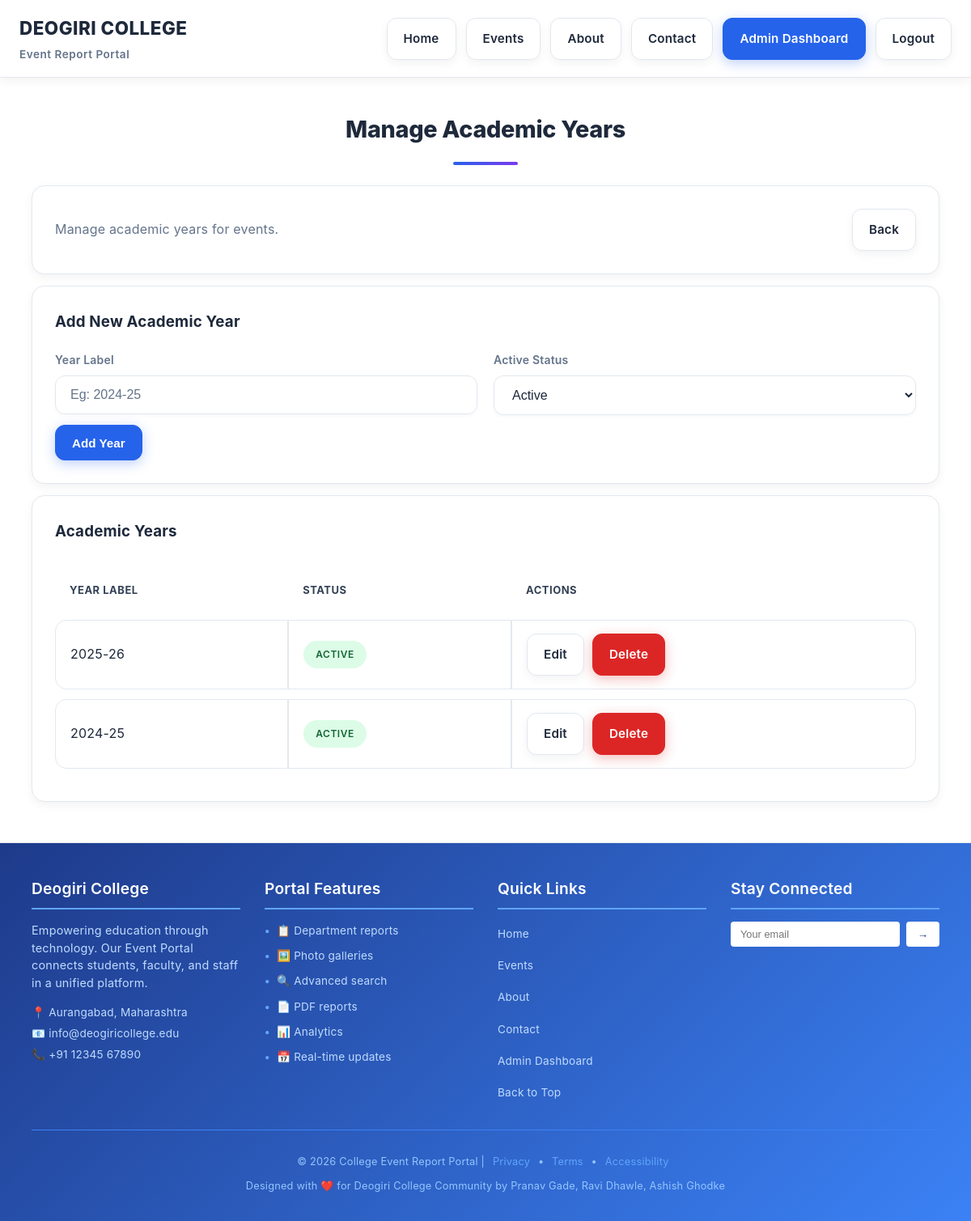
/admin/academic_years.php (signed in), run on the app's committed database.
### tables this page shows
CREATE TABLE IF NOT EXISTS academic_years (
  id INT AUTO_INCREMENT PRIMARY KEY,
  year_label VARCHAR(20) NOT NULL UNIQUE,
  is_active TINYINT(1) NOT NULL DEFAULT 1,
  created_at TIMESTAMP DEFAULT CURRENT_TIMESTAMP
);

### includes/db.php (called while the page is built, shortened)
<?php
function db(): PDO
{
    static $pdo = null;
    $dbCandidates = array_values(array_unique([
        DB_NAME,
        'event_portal',
        'event_report',
    ]));
    foreach ($dbCandidates as $dbName) {
        try {
            $dsn = 'mysql:host=' . DB_HOST . ';dbname=' . $dbName . ';charset=utf8mb4';
            $pdo = new PDO($dsn, DB_USER, DB_PASS, [
                PDO::ATTR_ERRMODE => PDO::ERRMODE_EXCEPTION,
                PDO::ATTR_DEFAULT_FETCH_MODE => PDO::FETCH_ASSOC,
                PDO::ATTR_EMULATE_PREPARES => false,
            ]);
            $hasEvents = $pdo->query("SHOW TABLES LIKE 'events'")->fetch();
            break;
        } catch (PDOException $e) {
            $lastError = $e;
            $pdo = null;
        }
    }
    try {
        $col = $pdo->query("SHOW COLUMNS FROM events LIKE 'featured'")->fetch();
    } catch (Throwable $e) {
    }
    try {
        $col = $pdo->query("SHOW COLUMNS FROM event_photos LIKE 'caption'")->fetch();
    } catch (Throwable $e) {
    }
    try {
        $pdo->exec(
            "CREATE TABLE IF NOT EXISTS attendance_photos (
              id INT AUTO_INCREMENT PRIMARY KEY,
              event_id INT NOT NULL,
              file_name VARCHAR(255) NOT NULL,
              file_path VARCHAR(500) NOT NULL,
              uploaded_at TIMESTAMP DEFAULT CURRENT_TIMESTAMP,
              CONSTRAINT fk_attendance_event FOREIGN KEY (event_id) REFERENCES events(id) ON DELETE CASCADE,
              UNIQUE KEY uq_attendance_event (event_id)
            )"
        );
    } catch (Throwable $e) {
    }
    return $pdo;
}
function h(?string $value): string
{
    return htmlspecialchars((string)$value, ENT_QUOTES, 'UTF-8');
}

### admin/academic_years.php (the view, shortened to what this page needs)
<?php
require_once __DIR__ . '/../includes/header.php';
$years = db()->query('SELECT * FROM academic_years ORDER BY year_label DESC')->fetchAll();
?>
<h2 class="section-title">Manage Academic Years</h2>
<section class="card">
    <div style="display:flex;gap:10px;flex-wrap:wrap;align-items:center;justify-content:space-between">
        <div class="muted">Manage academic years for events.</div>
        <div style="display:flex;gap:10px;flex-wrap:wrap">
            <a class="btn" href="<?php echo BASE_URL; ?>/admin/dashboard.php">Back</a>
        </div>
    </div>
</section>
<section class="card" style="margin-top:14px">
    <h3 style="margin-top:0">Add New Academic Year</h3>
    <form method="post">
        <div class="grid">
            <div class="field" style="grid-column: span 6">
                <label>Year Label</label>
                <input class="input" name="year_label" placeholder="Eg: 2024-25" required />
            </div>
            <div class="field" style="grid-column: span 6">
                <label>Active Status</label>
                <select name="is_active" class="input">
                    <option value="1">Active</option>
                </select>
            </div>
        </div>
        <div style="margin-top:12px">
            <button class="btn primary" type="submit" name="add_year">Add Year</button>
        </div>
    </form>
</section>
<section class="card" style="margin-top:14px">
    <h3 style="margin-top:0">Academic Years</h3>
    <table class="table">
        <thead>
            <tr>
                <th>Year Label</th>
                <th>Status</th>
                <th>Actions</th>
            </tr>
        </thead>
        <tbody>
            <?php foreach ($years as $year): ?>
                <tr>
                    <td><?php echo h($year['year_label']); ?></td>
                    <td>
                        <?php if ($year['is_active']): ?>
                            <span class="badge" style="background:#dcfce7;color:#166534;">Active</span>
                        <?php else: ?>
                            <span class="badge" style="background:#fee2e2;color:#b91c1c;">Inactive</span>
                        <?php endif; ?>
                    </td>
                    <td style="display:flex;gap:10px;flex-wrap:wrap">
                        <a class="btn" href="#edit_<?php echo (int)$year['id']; ?>" onclick="document.getElementById('edit_form_<?php echo (int)$year['id']; ?>').style.display='block';return false;">Edit</a>
                        <a class="btn danger" data-confirm="Delete this academic year?" href="?delete_id=<?php echo (int)$year['id']; ?>">Delete</a>
                    </td>
                </tr>
            <?php endforeach; ?>
        </tbody>
    </table>
</section>
<?php require_once __DIR__ . '/../includes/footer.php'; ?>

### assets/style-light.css (style rules this page uses)
:root { --bg: #ffffff; --bg-secondary: #f8fafc; --bg-tertiary: #f1f5f9; --card: #ffffff; --card-hover: #f8fafc; --text: #1e293b; --text-secondary: #334155; --text-muted: #64748b; --primary: #2563eb; --primary-dark: #1d4ed8; --primary-light: #3b82f6; --accent: #7c3aed; --accent-dark: #6d28d9; --accent-light: #8b5cf6; --success: #059669; --warning: #d97706; --danger: #dc2626; --info: #0891b2; --border: #e2e8f0; --border-light: #cbd5e1; --shadow: 0 4px 12px rgba(0, 0, 0, 0.05); --shadow-lg: 0 10px 25px rgba(0, 0, 0, 0.1); --gradient-primary: linear-gradient(135deg, #2563eb, #7c3aed); --gradient-secondary: linear-gradient(135deg, #0891b2, #059669); --gradient-accent: linear-gradient(135deg, #7c3aed, #db2777); --gradient-warm: linear-gradient(135deg, #d97706, #dc2626); }
* { box-sizing: border-box; }
body { margin: 0; font-family: 'Inter', system-ui, -apple-system, Segoe UI, Roboto, Arial, sans-serif; background: var(--bg); color: var(--text); line-height: 1.7; letter-spacing: 0.2px; }
a { color: var(--primary); text-decoration: none; transition: all 0.2s ease; }
.btn { display: inline-flex; align-items: center; justify-content: center; gap: 8px; padding: 12px 20px; border-radius: 12px; border: 1px solid var(--border); background: var(--card); color: var(--text); font-weight: 600; cursor: pointer; transition: all 0.2s ease; box-shadow: var(--shadow); min-height: 44px; font-size: 0.95rem; }
.btn.primary { background: var(--primary); border: 1px solid var(--primary); color: #fff; box-shadow: 0 4px 15px rgba(37, 99, 235, 0.3); }
.btn.danger { background: var(--danger); border: 1px solid var(--danger); color: #fff; box-shadow: 0 4px 15px rgba(220, 38, 38, 0.3); }
.grid { display: grid; grid-template-columns: repeat(12, 1fr); gap: 20px; }
.card { background: var(--card); border: 1px solid var(--border); border-radius: 16px; padding: 28px; box-shadow: var(--shadow); transition: all 0.3s ease; position: relative; overflow: hidden; }
.card::before { content: ""; position: absolute; top: 0; left: 0; right: 0; height: 3px; background: var(--gradient-primary); opacity: 0; transition: opacity 0.3s ease; }
.section-title { margin: 40px 0 25px; font-size: 2.2rem; font-weight: 800; color: var(--text); text-align: center; position: relative; letter-spacing: -0.3px; }
.section-title::after { content: ''; display: block; width: 80px; height: 4px; background: var(--gradient-primary); margin: 15px auto 0; border-radius: 2px; }
.field { display: flex; flex-direction: column; gap: 8px; }
.field label { font-size: 14px; color: var(--text-muted); font-weight: 600; }
.input, select, textarea { width: 100%; padding: 14px 18px; border: 1px solid var(--border); border-radius: 12px; background: var(--card); color: var(--text); outline: none; transition: all 0.2s ease; font-size: 1rem; box-shadow: 0 2px 4px rgba(0,0,0,0.03); }
.input::placeholder { color: var(--text-muted); }
.table { width: 100%; border-collapse: separate; border-spacing: 0 12px; background: transparent; }
.table th { font-size: 13px; color: var(--text-secondary); text-align: left; padding: 14px 18px; font-weight: 700; background: var(--card); border-top-left-radius: 14px; border-top-right-radius: 14px; text-transform: uppercase; letter-spacing: 0.5px; }
.table td { background: var(--card); border: 1px solid var(--border); padding: 16px 18px; transition: all 0.2s ease; }
.table tr td:first-child { border-left: 1px solid var(--border); border-top-left-radius: 14px; border-bottom-left-radius: 14px; }
.table tr td:last-child { border-right: 1px solid var(--border); border-top-right-radius: 14px; border-bottom-right-radius: 14px; }
.badge { display: inline-flex; align-items: center; padding: 6px 14px; border-radius: 50px; background: var(--primary); color: #fff; border: 1px solid transparent; font-weight: 600; font-size: 12px; text-transform: uppercase; letter-spacing: 0.5px; white-space: nowrap; transition: all 0.2s ease; }
.muted { color: var(--text-muted); }
@media (max-width: 1200px) { .section-title { font-size: 1.8rem; } }

### includes/header.php (style rules this page uses)
body { background: #ffffff !important; color: #1e293b !important; }

### data on the page
academic_years: year_label "2025-26", is_active "ACTIVE"
academic_years: year_label "2024-25", is_active "ACTIVE"

### other printed values
APP_NAME "College Event Report Portal"
